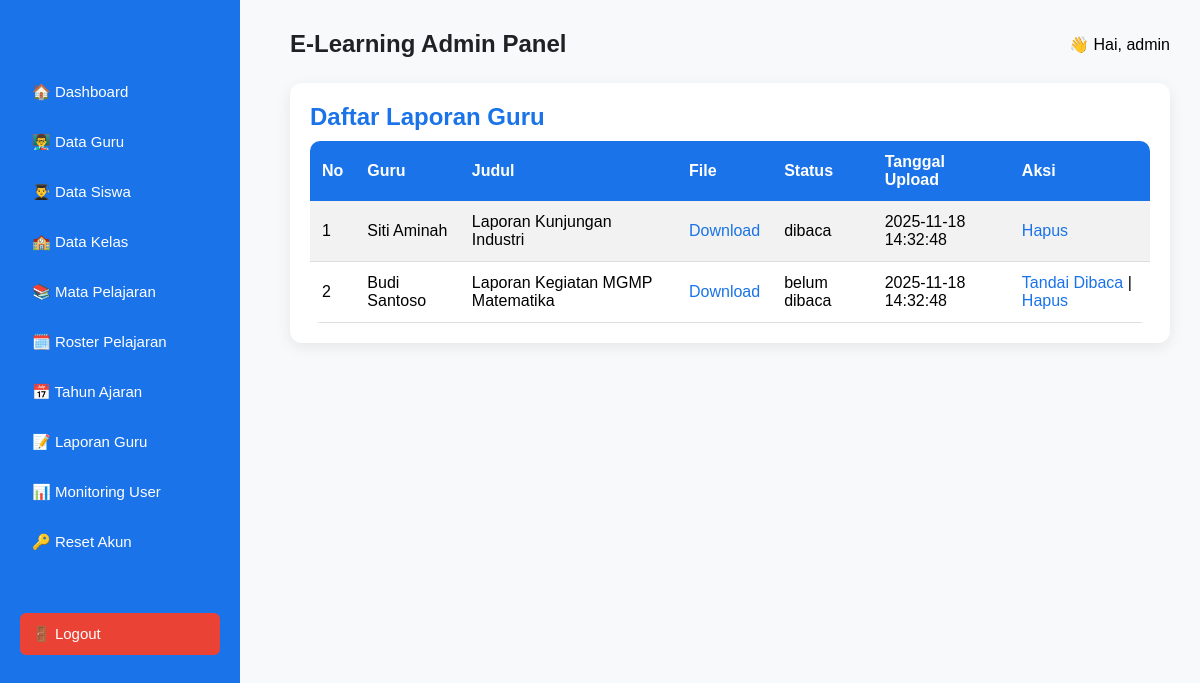
The app's page /views/admin/laporan.php (signed in) with its own data.
### tables this page shows
CREATE TABLE `laporan` (
  `id` int(11) NOT NULL,
  `id_guru` int(11) NOT NULL,
  `judul_laporan` varchar(255) NOT NULL,
  `file_path` varchar(255) NOT NULL,
  `tanggal_upload` timestamp NOT NULL DEFAULT current_timestamp(),
  `status` enum('dibaca','belum dibaca') NOT NULL DEFAULT 'belum dibaca'
);

CREATE TABLE `guru` (
  `id` int(11) NOT NULL,
  `nip` varchar(20) NOT NULL,
  `nama_lengkap` varchar(100) NOT NULL,
  `email` varchar(100) DEFAULT NULL,
  `no_telp` varchar(15) DEFAULT NULL,
  `id_kelas_wali` int(11) DEFAULT NULL
);

### views/admin/laporan.php (the view, shortened to what this page needs)
<?php
include "../../config.php";
?>
<!DOCTYPE html>
<html>
<head>
<link rel="stylesheet" href="../../assets/css/style.css">
</head>
<body>
<?php include "sidebar.php"; ?>
<div class="content">
<?php include "header.php"; ?>
<div class="card">
<h2>Daftar Laporan Guru</h2>
<table class="tabel">
    <tr>
        <th>No</th>
        <th>Guru</th>
        <th>Judul</th>
        <th>File</th>
        <th>Status</th>
        <th>Tanggal Upload</th>
        <th>Aksi</th>
    </tr>
<?php
$no = 1;
$data = mysqli_query($conn,
"SELECT laporan.*, guru.nama_lengkap
 FROM laporan
 JOIN guru ON laporan.id_guru = guru.id
 ORDER BY laporan.id DESC"
);
while($d = mysqli_fetch_assoc($data)){
?>
    <tr>
        <td><?= $no++; ?></td>
        <td><?= $d['nama_lengkap']; ?></td>
        <td><?= $d['judul_laporan']; ?></td>
        <td><a href="../../<?= $d['file_path']; ?>" target="_blank">Download</a></td>
        <td><?= $d['status']; ?></td>
        <td><?= $d['tanggal_upload']; ?></td>
        <td>
            <?php if($d['status']=="belum dibaca"){ ?>
                <a href="laporan_view.php?id=<?= $d['id']; ?>">Tandai Dibaca</a> |
            <?php } ?>
            <a href="laporan_delete.php?id=<?= $d['id']; ?>" onclick="return confirm('Yakin hapus?')">Hapus</a>
        </td>
    </tr>
<?php } ?>
</table>
</div>
</div>
</body>
</html>

### assets/css/style.css (style rules this page uses)
* { box-sizing: border-box; }
body { margin:0; padding:0; font-family:'Poppins', sans-serif; background:#F8F9FA; }
h2 { margin:0 0 10px; color:#1A73E8; }
.content { margin-left:260px; padding:30px; }
.card { background:white; padding:20px; border-radius:12px; box-shadow:0 4px 15px rgba(0,0,0,0.08); margin-bottom:20px; }
.tabel { width:100%; border-collapse:collapse; background:white; border-radius:10px; overflow:hidden; }
.tabel th { background:#1A73E8; color:white; padding:12px; text-align:left; }
.tabel td { padding:10px; border-bottom:1px solid #ddd; }
a { color:#1A73E8; text-decoration:none; }
.tabel tr:nth-child(even) { background:#f2f2f2; }
.tabel td, .tabel th { padding:12px; }

### records on screen
laporan: id_guru.nama_lengkap "Siti Aminah", judul_laporan "Laporan Kunjungan Industri", status "dibaca", tanggal_upload "2025-11-18 14:32:48"
laporan: id_guru.nama_lengkap "Budi Santoso", judul_laporan "Laporan Kegiatan MGMP Matematika", status "belum dibaca", tanggal_upload "2025-11-18 14:32:48"

### other values on screen
$_SESSION['username'] "admin"
